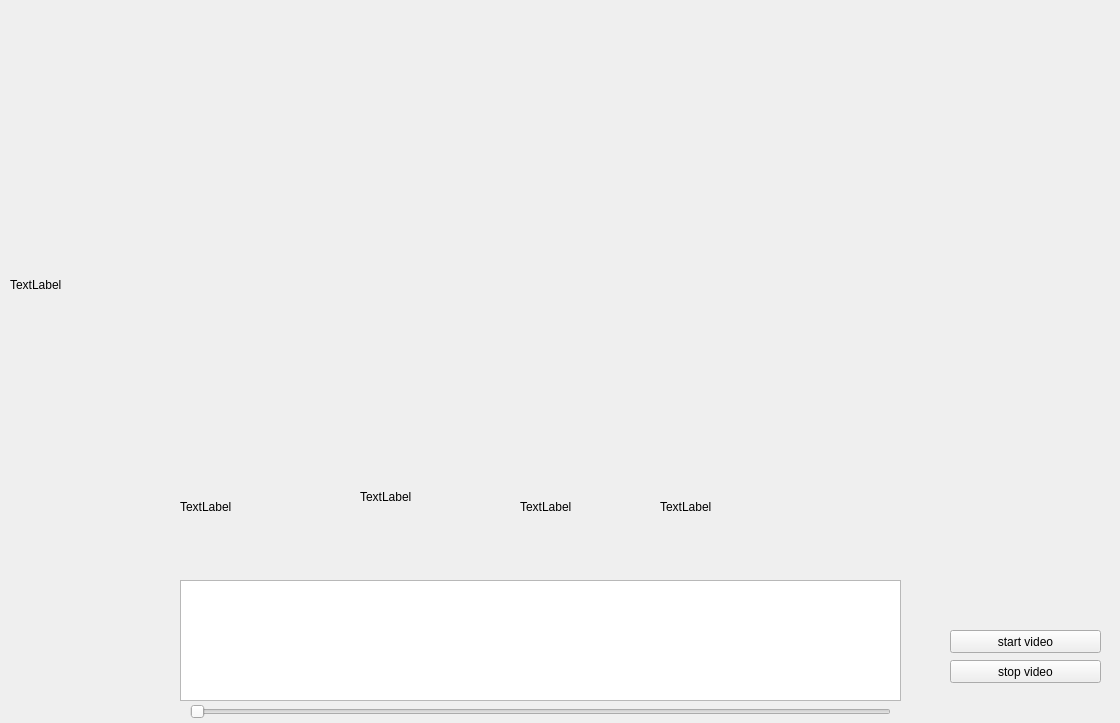
<?xml version="1.0" encoding="UTF-8"?>
<ui version="4.0">
 <class>Form</class>
 <widget class="QWidget" name="Form">
  <property name="geometry">
   <rect>
    <x>0</x>
    <y>0</y>
    <width>1120</width>
    <height>723</height>
   </rect>
  </property>
  <property name="windowTitle">
   <string>Form</string>
  </property>
  <widget class="QPushButton" name="pb_startVideo">
   <property name="geometry">
    <rect>
     <x>950</x>
     <y>630</y>
     <width>151</width>
     <height>23</height>
    </rect>
   </property>
   <property name="text">
    <string>start video</string>
   </property>
  </widget>
  <widget class="QLabel" name="label">
   <property name="geometry">
    <rect>
     <x>10</x>
     <y>10</y>
     <width>1000</width>
     <height>550</height>
    </rect>
   </property>
   <property name="text">
    <string>TextLabel</string>
   </property>
  </widget>
  <widget class="QLabel" name="lbl_v0">
   <property name="geometry">
    <rect>
     <x>180</x>
     <y>500</y>
     <width>57</width>
     <height>14</height>
    </rect>
   </property>
   <property name="text">
    <string>TextLabel</string>
   </property>
  </widget>
  <widget class="QLabel" name="lbl_v1">
   <property name="geometry">
    <rect>
     <x>520</x>
     <y>500</y>
     <width>57</width>
     <height>14</height>
    </rect>
   </property>
   <property name="text">
    <string>TextLabel</string>
   </property>
  </widget>
  <widget class="QLabel" name="lbl_v2">
   <property name="geometry">
    <rect>
     <x>360</x>
     <y>490</y>
     <width>57</width>
     <height>14</height>
    </rect>
   </property>
   <property name="text">
    <string>TextLabel</string>
   </property>
  </widget>
  <widget class="QLabel" name="lbl_v3">
   <property name="geometry">
    <rect>
     <x>660</x>
     <y>500</y>
     <width>57</width>
     <height>14</height>
    </rect>
   </property>
   <property name="text">
    <string>TextLabel</string>
   </property>
  </widget>
  <widget class="QListView" name="lv_paths">
   <property name="geometry">
    <rect>
     <x>180</x>
     <y>580</y>
     <width>721</width>
     <height>121</height>
    </rect>
   </property>
  </widget>
  <widget class="QPushButton" name="pb_stopVideo">
   <property name="geometry">
    <rect>
     <x>950</x>
     <y>660</y>
     <width>151</width>
     <height>23</height>
    </rect>
   </property>
   <property name="text">
    <string>stop video</string>
   </property>
  </widget>
  <widget class="QSlider" name="sldr_paths">
   <property name="geometry">
    <rect>
     <x>190</x>
     <y>700</y>
     <width>701</width>
     <height>23</height>
    </rect>
   </property>
   <property name="orientation">
    <enum>Qt::Horizontal</enum>
   </property>
  </widget>
 </widget>
 <resources/>
 <connections/>
</ui>
